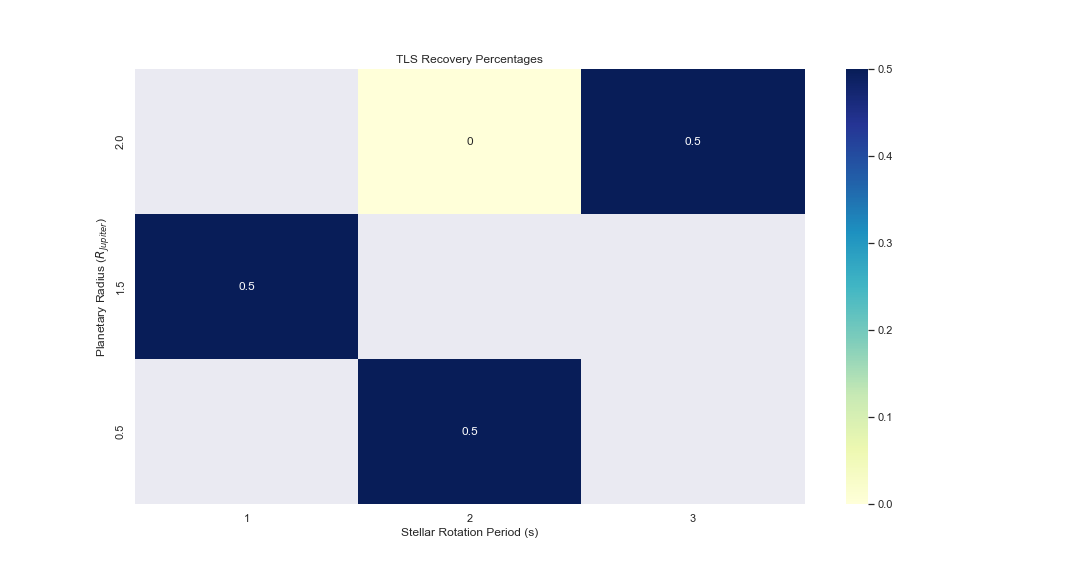

Recreate this plot in Python.
def heatmap(path_to_csv:str,plot_dir:str = None):
    import pandas as pd
    import matplotlib.pyplot as plt
    import numpy as np
    import seaborn as sns

    injection_results = pd.read_csv(path_to_csv)
    recovery_proportion = np.divide(np.array(injection_results['injected_period']),np.array(injection_results['recovered_period']))
    injection_results = injection_results.join(pd.Series(recovery_proportion,name='recovery_proportion'))
    fig,ax = plt.subplots()

    ax =sns.heatmap(injection_results.pivot('R_P','rotation_period','recovery_proportion'),annot=True,cmap="YlGnBu")
    ax.invert_yaxis()
    ax.set_title('TLS Recovery Percentages')
    ax.set_xlabel('Stellar Rotation Period (s)')
    ax.set_ylabel('Planetary Radius ($R_{{{Jupiter}}}$)')

    if plot_dir!=None:
        if plot_dir[-1]!="/":
            plot_dir+="/"
    fig.savefig(plot_dir +"heatmap.png")


heatmap('C:/Users/60002/Documents/GitHub/sunnyhills/personal_epochs/veronica/july/test_data.csv','C:/Users/60002/Documents/GitHub/sunnyhills/personal_epochs/veronica/july')